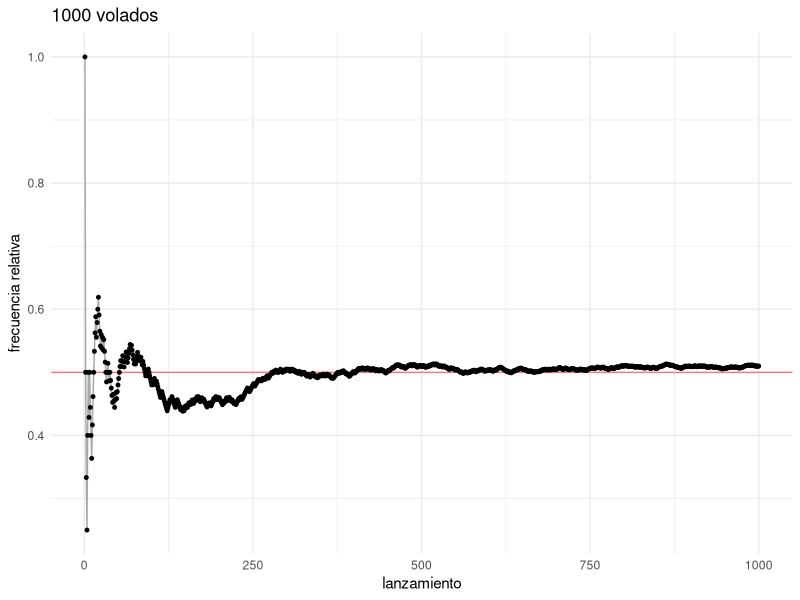
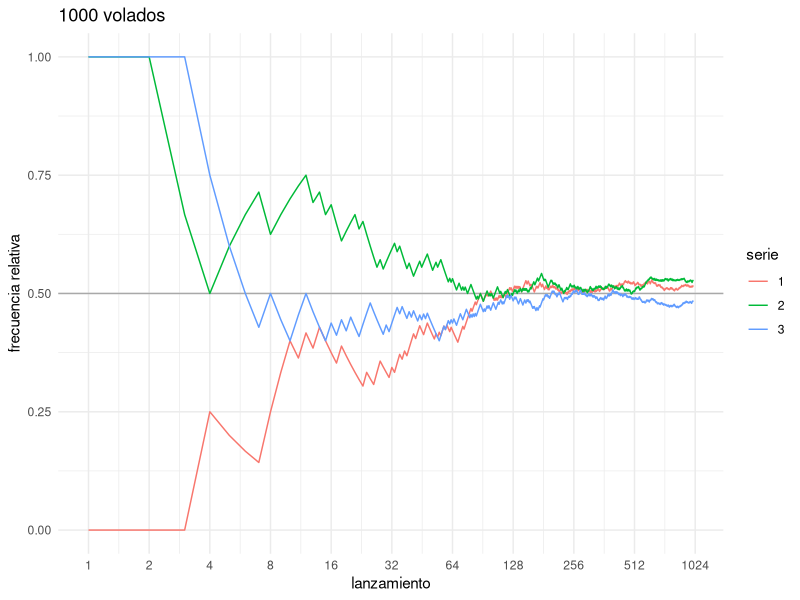

Reproduce these figures in R, in order. (Note: this script raises an error after producing the figures.)
## ---- chunk 1
knitr::opts_chunk$set(
    comment = "#>",
    collapse = TRUE
)
comma <- function(x) format(x, digits = 2, big.mark = ",")
options(digits=3)

library(tidyverse)
library(magrittr)
library (ggforce)
theme_set(theme_minimal())
## ---- chunk 2
choose(6, 3) * choose(9, 2) / choose(15, 5)
## ---- chunk 3
lanzamientos_10 <- sample(c("A", "S"), 10, replace = TRUE)
lanzamientos_10
## ---- chunk 4
cumsum(lanzamientos_10 == "A") # suma acumulada de águilas
cumsum(lanzamientos_10 == "A") / 1:10
## ---- chunk 5
n <- 1000
tibble(num_lanzamiento = 1:n, lanzamiento = sample(c("A", "S"), n, replace = TRUE)) %>% 
    mutate(frec_rel = cummean(lanzamiento == "A")) %>%
    ggplot(aes(x = num_lanzamiento, y = frec_rel)) +
        geom_hline(yintercept = 0.5, color = "red", alpha = 0.5) +
        geom_line(color = "darkgray") +
        geom_point(size = 1.0) +
        labs(y = "frecuencia relativa", title = "1000 volados", x = "lanzamiento")
## ---- chunk 6
lanzar <- function(n = 1000){
    tibble(num_lanzamiento = 1:n, lanzamiento = sample(c("A", "S"), n, replace = TRUE)) %>% 
        mutate(frec_rel = cummean(lanzamiento == "A"))
  }
head(lanzar())

set.seed(31287931)
# usamos la función map_df del paquete purrr
map_df(1:3, ~lanzar(), .id = "serie") %>% 
    ggplot(aes(x = log(num_lanzamiento), y = frec_rel, color = as.character(serie))) +
        geom_hline(yintercept = 0.5, color = "darkgray") + 
        geom_line() +
        scale_x_continuous("lanzamiento", labels = exp, 
            breaks = log(sapply(0:10, function(i) 2 ^ i))) +
        labs(color = "serie", y = "frecuencia relativa", title = "1000 volados")
## ---- chunk 7
n <- 10000
moneda_1 <- sample(c("A", "S"), n, replace = TRUE)
moneda_2 <- sample(c("A", "S"), n, replace = TRUE)
sum(moneda_1 == moneda_2 & moneda_1 =="A") / n
## ---- chunk 8
candidatos <- c(paste("M", 1:9, sep = "_"), paste("H", 1:6, sep = "_"))
sample(candidatos, 5, replace = FALSE)
## ---- chunk 9
comite <- function(){
    candidatos <- c(paste("M", 1:9, sep = "_"), paste("H", 1:6, sep = "_"))
    comite <- sample(candidatos, 5, replace = FALSE)
    n_mujeres <- sum(substr(comite, 1, 1) == "M")
    n_mujeres == 2
}

rerun(1000, comite()) %>% flatten_dbl() %>% mean()
## ---- chunk 10
apostar <- function(dinero = 100, apuesta = 5, tope = 200){
    while(0 < dinero & dinero < tope){
        if(sample(1:38, 1) <= 18){
            dinero <- dinero + apuesta
        } 
        else{
            dinero <- dinero - apuesta
        }
    }
    dinero > 0
}
n_juegos <- 5000
juegos <- rerun(n_juegos, apostar()) %>% flatten_dbl()
mean(juegos)

# incrementos de 50?
juegos <- rerun(n_juegos, apostar(apuesta = 50)) %>% flatten_dbl()
mean(juegos)
## ---- chunk 11
p = 0.47
1 - (1 - (p / (1 - p)) ^ (100 / 5)) / (1 - (p / (1 - p)) ^ (200 / 5)) # apostando de 5 en 5
1 - (1 - (p / (1 - p)) ^ (100 / 50)) / (1 - (p / (1 - p)) ^ (200 / 50)) # apostando de 50 en 50
## ---- chunk 12
knitr::include_graphics("imagenes/tablero.png")
## ---- chunk 13
circunferencia <- function(){
  x <- runif(1) * sample(c(-1, 1), 1)
  y <- runif(1) * sample(c(-1, 1), 1)
  sqrt(x ^ 2 + y ^ 2) < 1
}
rerun(10000, circunferencia()) %>% flatten_dbl() %>% mean()
## ---- chunk 14
knitr::include_graphics("imagenes/tablero_dardos.png")
## ---- chunk 15
knitr::include_graphics("imagenes/tablero_zonas.png")
## ---- chunk 16
unif <- ggplot() +
    geom_rect(aes(xmin = 0.3, xmax = 0.6,   ymin = 0, ymax = 1), 
        fill = "red", alpha = 0.5) +
    xlim(0, 1)
unif    
## ---- chunk 17
ggplot(tibble(x = c(0 , 1)), aes(x)) + 
    stat_function(fun = dbeta, args = list(shape1 = 5, shape2 = 2)) +
    geom_rect(data = NULL, aes(xmin = 0, xmax = 1, ymin = 0, ymax = 1), 
        fill = "red", alpha = 0.2)
## ---- chunk 18
curva <- function(){
    x <- runif(1)
    y <- runif(1) * 2.5
    while(dbeta(x, 5, 2) < y){
        x <- runif(1)
        y <- runif(1) * 2.5
    }
    x
}

sims_x <- rerun(5000, curva()) %>% flatten_dbl()
mean(sims_x > 0.2 & sims_x < 0.5)
## ---- chunk 19
tibble(x = runif(1000), y = runif(1000) * 2.5, dentro = dbeta(x, 5, 2) > y, 
    en_int = dentro * (x > 0.2 & x < 0.5), cat = case_when(!dentro ~ "a", 
        dentro & en_int ~ "b", TRUE ~ "c")) %>% 
    ggplot()+ 
    stat_function(fun = dbeta, args = list(shape1 = 5, shape2 = 2)) +
        geom_point(aes(x, y, color = cat), alpha = 0.5, 
            show.legend = FALSE)
## ---- chunk 20
comite <- function(){
    candidatos <- c(paste("M", 1:9, sep = "_"), paste("H", 1:6, sep = "_"))
    comite <- sample(candidatos, 5, replace = FALSE, 
        prob = c(rep(2, 9), rep(1, 6)))
    n_mujeres <- sum(substr(comite, 1, 1) == "M")
    n_mujeres == 2
}

rerun(1000, comite()) %>% flatten_dbl() %>% mean()
## ---- chunk 21
x <- rnorm(10000, mean = 10)
mean(x)
